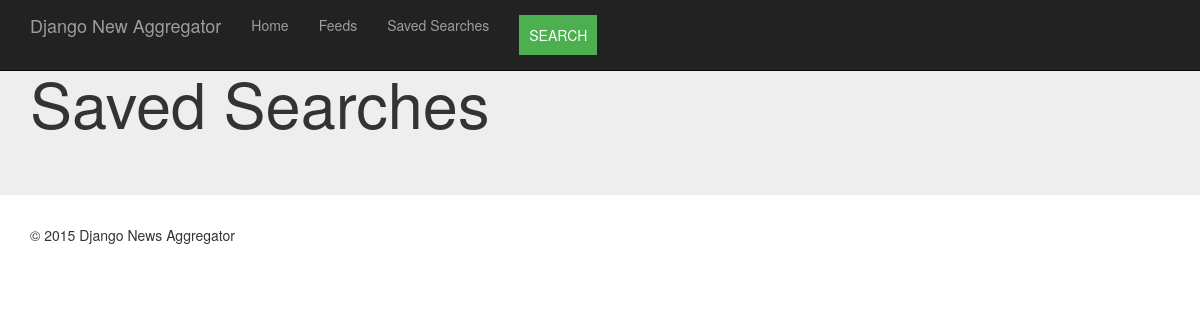
/auth/news/saved_queries (signed in), run on an earlier commit of the app's database.
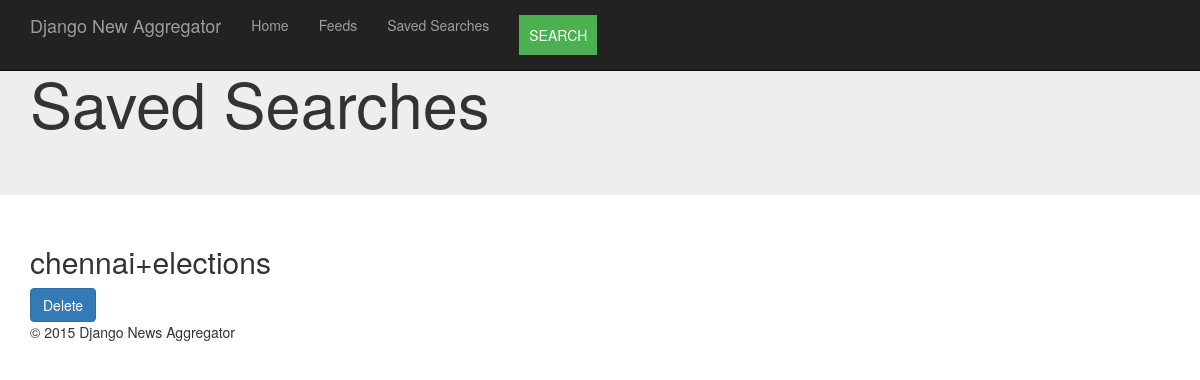
And on a later commit of the database.
### news_items/models.py (models this page shows, shortened)
class Query(models.Model):
    query = models.CharField(max_length=200, primary_key=True)
    query_fk = models.ForeignKey(Usertype, on_delete=models.CASCADE, null=True)

### news_items/views.py (the view, shortened to what this page needs)
@login_required
def saved_queries(request):
    savedqps = Query.objects.filter(query_fk__user=request.user)
    return render(request, 'news_items/queries_saved.html', {'savedqps': savedqps})

### news_items/templates/news_items/queries_saved.html (shortened to what this page needs)
{% extends 'news_items/base.html' %}
{% block content %}
<div class="jumbotron">
  <div class="container">
    <h1>Saved Searches</h1>
  </div>
</div>
<div class="container">
<div>
      {% for row in savedqps %}
        <form method="POST" action="{% url 'authentication:news_items:saved_queries' %}">
    <h2>{{row.query}}</h2>
      <button class="btn btn-primary" name="delete" type="submit" value="{{ row.query }}">
          Delete
      </button>
        </form>
    {% endfor %}
  </div>
  <footer>
    <p>&copy; 2015 Django News Aggregator</p>
  </footer>
</div>
{% endblock %}

What changed in the data, as far as the page shows it:
added Query: query "chennai+elections"
